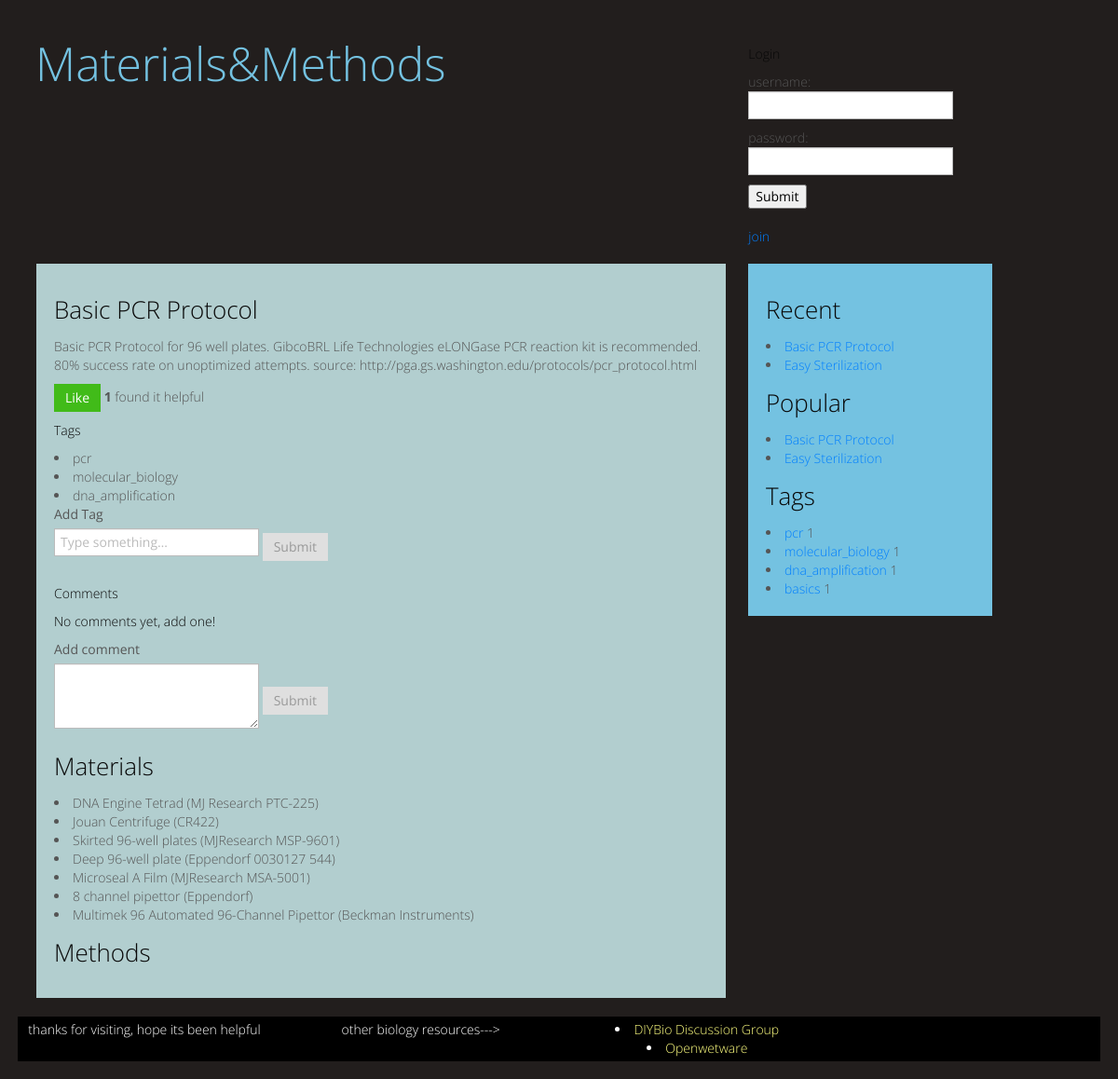
/1/, run on the app's committed database.
### protocols/models.py (models this page shows, shortened)
class Document(models.Model):
    author = models.ForeignKey(User)
    votes = models.IntegerField()
    date_created = models.DateField()

class Protocol(Document):
    name = models.CharField(max_length = 225)
    description = models.TextField()
    tags = models.ManyToManyField(Tag)
    materials = models.ManyToManyField('Material')

class Document(models.Model):
    author = models.ForeignKey(User)
    votes = models.IntegerField()
    date_created = models.DateField()

class Tag(models.Model):
    name = models.CharField(max_length = 100)
    number_protocols = models.IntegerField()

class Material(models.Model):
    name = models.CharField(max_length = 225)
    description = models.TextField(null = True)

### protocols/views.py (the view)
# urls.py: url(r'^(?P<protocol_id>\d+)/$', 'protocols.views.protocol_detail', name='protocol_detail'),
def protocol_detail(request, protocol_id):
    recent_protocols = Protocol.objects.order_by('-date_created')[:5]
    popular_protocols = Protocol.objects.order_by('votes')[:5]
    tags = Tag.objects.all()
    protocol = Protocol.objects.get(id = protocol_id)
    steps = Step.objects.filter(protocol = protocol)
    materials = protocol.materials.all()
    protocol_comments = Comment.objects.filter(document = protocol)
    protocol_tags = Tag.objects.filter(protocol = protocol)
    step_comments = []
    for step in steps:
        step_comments.append(Comment.objects.filter(document = step))
    steps = zip(steps,step_comments)
    return render_to_response('protocol_detail.html',
        {"tags": tags, "recent_protocols": recent_protocols,
        "popular_protocols": popular_protocols, "protocol": protocol,
        "steps": steps, 'materials':materials, "protocol_comments":protocol_comments,
        "step_comments": step_comments, "protocol_tags":protocol_tags},
        context_instance=RequestContext(request))

### templates/protocol_detail.html (shortened to what this page needs)
{% extends "base.html" %}
{% block main_pane %}
<h2>{{protocol.name}}</h2>
<p>{{protocol.description}}</p>
<a class = 'vote' href ='{{ STATIC_URL }}../vote/{{ protocol.id }}/'><button class = 'btn btn-success'>Like</button></a>  <strong>{{protocol.votes}}</strong> found it helpful
<h4>Tags</h4>
        {% for tag in protocol_tags %}
            <li>{{ tag.name }}</li>
        {% endfor %}
        <form form name="add_tag" action="{{ STATIC_URL }}../add_tag/{{ protocol.id }}" method="POST">
          <fieldset>
            <label>Add Tag</label>
            <input type="text" placeholder="Type something…">
            <button type="submit" class="btn">Submit</button>
          </fieldset>
        </form>
<h4>Comments</h4>
        {% for comment in protocol_comments %}
            <div class = 'media'>
                <a class = 'pull-left' href='#'>
                    <p>{{ comment.author }}</p><a class = 'vote' href ='{{ STATIC_URL }}../vote/{{ comment.id }}/'><button class = 'btn btn-success'>Like</button></a>  <strong>{{comment.votes}}</strong> found it helpful
                </a>
                <h4 class = 'media-heading'></h4>
                <div class = 'media-body'>
                    <p>{{ comment.content }}</p>
                </div>
            </div>
        {% empty %}
                <h4>No comments yet, add one!</h4>
        {% endfor %}
                <div class = 'add_comment_form'
                    <form name="add_comment" action="{{ STATIC_URL }}../add_comment/{{ step.id }}" method="POST">
                      <fieldset>
                        <label>Add comment</label>
                        <textarea rows="3"></textarea>
                        <button type="submit" class="btn">Submit</button>
                      </fieldset>
                </div>
    <div class = 'materials list'>
        <h3>Materials</h3>
        {% for material in materials %}
            <li>{{ material.name }}</li>
        {% endfor %}
    </div>
    <h3>Methods</h3>
{% endblock main_pane %}

### templates/base.html (shortened to what this page needs)
<!DOCTYPE html>
 <html class="no-js">
    <head>
        <link rel="stylesheet" href="{{ STATIC_URL }}bootstrap.css" />
        <link rel="stylesheet" href="{{ STATIC_URL }}methods.css" />
    </head>
    <body class="{% block body_class %}{% endblock %}">
        <div class='well well-color1'>
    {% block body %}
        {% block content %}
            <div class = 'row-fluid'>
                <div class='span12'>
            {% block top_pane %}
                    <div class = 'well well-color1'>
                <div class='row-fluid'>
                    <div class ='span5'>
                    {% block site_title %}
                        <a href="{{ STATIC_URL }}.."><h1>Materials&Methods</h1></a>
                    {% endblock site_title %}
                    </div>
                <div class = 'span3 offset3'>
                {% if user.is_authenticated %}
                    {% block quick_user_info %}
                    <div id = quick_user_info>
                        <a href="{{ STATIC_URL }}users/{{user.id}}">{{user.username}}</a>
                        <p>{{user.total_votes}}</p>  <a href = '{{ STATIC_URL }}../logout'>Logout</a>
                    </div>
                    {% endblock quick_user_info %}
                {% else %}
                    {% block quick_user_login %}
                    <div id = quick_user_login>
                        <h4>Login</h4>
                        <form action="/login" method="post">{% csrf_token %}
                            username: <input type="text" name="username"><br>
                            password: <input type="password" name="password">
                            <input type="submit" value="Submit" />
                        </form>
                        <a href="/new_user">join</a>
                    </div>
                    {% endblock quick_user_login %}
                {% endif %}
                </div>
            </div>
            </div>
            </div>
        </div>
            {% endblock top_pane %}
            <div class = 'container-fluid'>
            <div class = 'row-fluid'>
                <div class = 'span8'>
                    <div class = 'well well-color2'>
                    {% block main_pane %}
                    {% endblock main_pane %}
                    </div>
                </div>
                {% block side_pane %}
                <div class = 'span3'>
                    <div class = 'well well-color3'>
                    {% block recent_protocols %}
                        <div class = "sidebar_five_protocols">
                            <h2>Recent</h2>
                            {% for protocol in recent_protocols %}
                                <li><a href="/{{ protocol.id }}">{{ protocol.name }}</a></li>
                            {% endfor %}
                        </div>
                    {% endblock recent_protocols %}
                    {% block popular_protocols %}
                        <div class = "sidebar_five_protocols">
                            <h2>Popular</h2>
                            {% for protocol in popular_protocols %}
                                <li><a href="/{{ protocol.id }}">{{ protocol.name }}</a></li>
                            {% endfor %}
                        </div>
                    {% endblock popular_protocols %}
                    {% block tags %}
                        <div class = "sidebar_tags">
                            <h2>Tags</h2>
                            {% for tag in tags %}
                                <li><a href="/tags/{{ tag.name }}">{{ tag.name }}</a>  {{ tag.number_protocols }}</li>
                            {% endfor %}
                        </div>
                    {% endblock tags %}
                </div>
            </div>
            </div>
        </div>
            {% endblock side_pane %}
            {% block bottom_pane %}
            <div id = 'footer'>
                <div class = 'row-fluid'>
                    <div class = 'span3'>
                        <p> thanks for visiting, hope its been helpful </p>
                    </div>
                    <div class = 'span3'>
                        <p>other biology resources---></p>
                    </div>
                    <div class = 'span3'>
                        {% block other_resources %}
                            <li><a href="http://wwww.groups.google.com/groups/diybio">DIYBio Discussion Group</a></li>
                            <li><a href="http://wwww.openwetware.org">Openwetware</a> </li>
                        {% endblock other_resources %}
                    </div>
                </div>
            </div>
            {% endblock bottom_pane %}
        {% endblock content %}
    {% endblock body %}
    </div>
    </body>
</html>

### protocols/static/methods.css (style rules this page uses)
#quick_user_login { float: left; }
#footer { clear: left; width: 100%; background: black; color: #FFF; text-align: center; padding: 4px 0; }
#footer a { color: #FFFF80; }

### data on the page
Protocol: name "Basic PCR Protocol", description "Basic PCR Protocol for 96 well plates. GibcoBRL Life Technologies eLONGase PCR reaction kit is recommended. 80% success rate on unoptimized attempts. source: http://pga.gs.washington.edu/protocols/pcr_protocol.html"
Document: votes "1"
Tag: name "pcr", number_protocols "1"
Tag: name "molecular_biology", number_protocols "1"
Tag: name "dna_amplification", number_protocols "1"
Material: name "DNA Engine Tetrad (MJ Research PTC-225)"
Material: name "Jouan Centrifuge (CR422)"
Material: name "Skirted 96-well plates (MJResearch MSP-9601)"
Material: name "Deep 96-well plate (Eppendorf 0030127 544)"
Material: name "Microseal A Film (MJResearch MSA-5001)"
Material: name "8 channel pipettor (Eppendorf)"
Material: name "Multimek 96 Automated 96-Channel Pipettor (Beckman Instruments)"
Protocol: name "Easy Sterilization"
Tag: name "basics", number_protocols "1"
